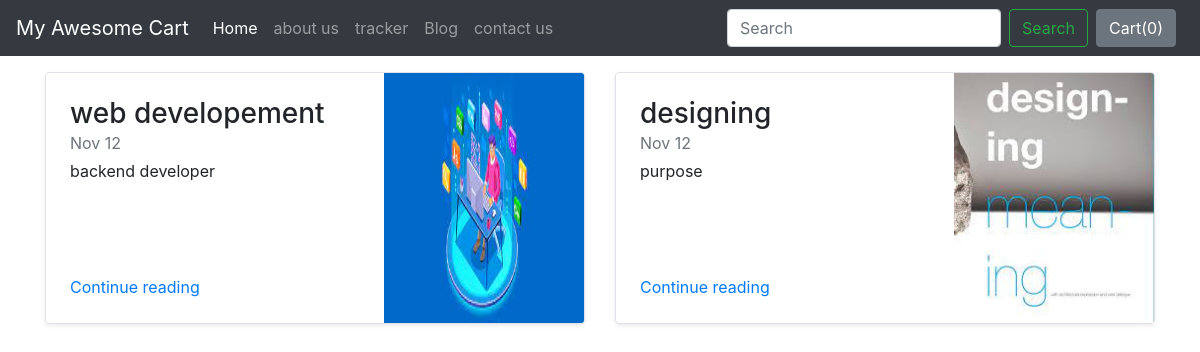
Screenshot of /blog/ with the database file from the repository.
### blog/models.py (models this page shows)
class Blogpost(models.Model):
    post_id = models.AutoField(primary_key= True)
    tilte = models.CharField(max_length=50)
    head0 = models.CharField(max_length=500, default="")
    chead0 = models.CharField(max_length=5000, default="")
    head1 = models.CharField(max_length=500, default="")
    chead1 = models.CharField(max_length=5000, default="")
    head2 = models.CharField(max_length=500, default="")
    chead2 = models.CharField(max_length=5000, default="")
    pub_date = models.DateField()
    thumbnail = models.ImageField(upload_to='shop/images', default="")
    def __str__(self):
        return self.tilte

### blog/views.py (the view)
# urls.py: path('', views.index, name='Home'),
def index(request):
    myposts= Blogpost.objects.all()
    print(myposts)
    return render(request, 'blog.html', {'myposts': myposts})

### blog/templates/blog.html (shortened to what this page needs)
{%extends 'basic.html'%}
{%block body%}
<div class="container mt-3">
    <div class="row my-2">
        {% for item in myposts %}
        <div class="col-md-6">
            <div class="row no-gutters border rounded overflow-hidden flex-md-row mb-4 shadow-sm h-md-250 position-relative">
                <div class="col p-4 d-flex flex-column position-static">
                    <h3 class="mb-0">{{item.tilte}}</h3>
          <div class="mb-1 text-muted">Nov 12</div>
          <p class="card-text mb-auto">{{item.head1}}</p>
          <a href="blogpost/{{item.post_id}}" class="stretched-link">Continue reading</a>
                </div>
                <div class="col-auto d-none d-lg-block">
                    <img src="/media/{{item.thumbnail}}" class="bd-placeholder-img" width="200" height="250" aria-label="Placeholder: Thumbnail">
                </div>
            </div>
        </div>
        {% if forloop.counter|divisibleby:2%}
    </div>
    <div class="row my-2">
        {%endif%}
        {%endfor%}</div>
</div>
{%endblock%}

### rows the page displays
Blogpost: tilte "web developement", head1 "backend developer", thumbnail (picture)
Blogpost: tilte "designing", head1 "purpose", thumbnail (picture)
